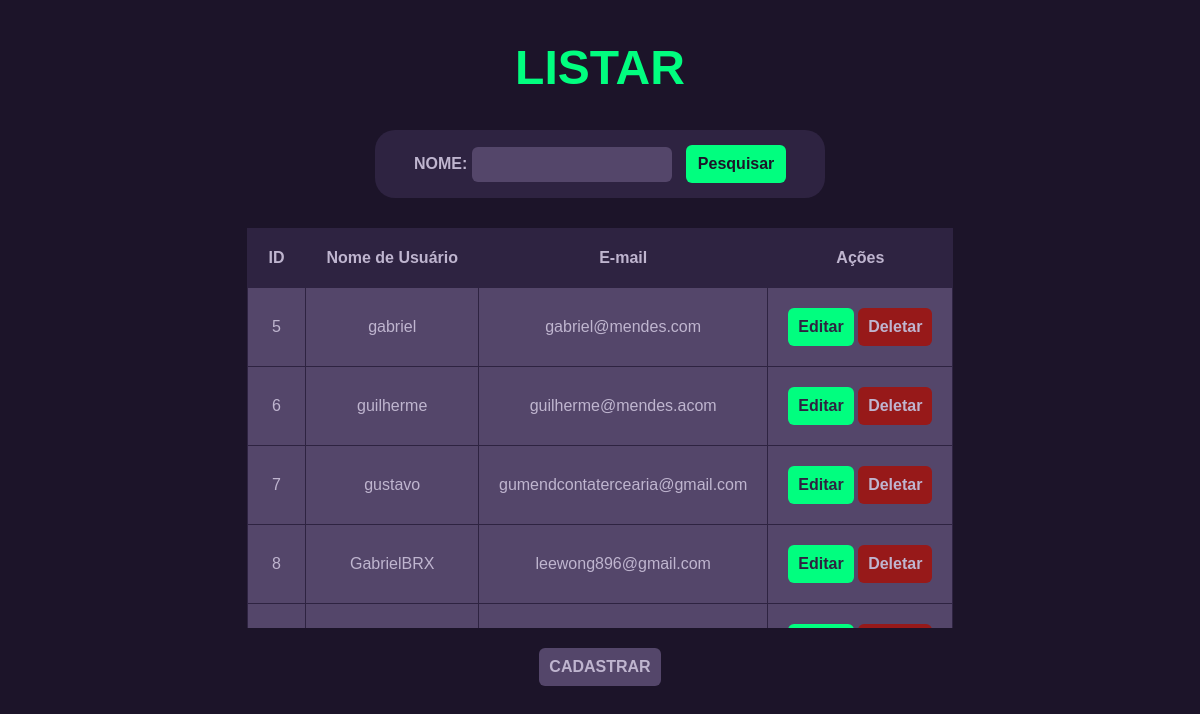
The app's page /listar.php with its own data.
### tables this page shows
CREATE TABLE `usuarios` (
  `id` int(11) NOT NULL AUTO_INCREMENT,
  `nome_usuario` varchar(10) NOT NULL,
  `email` varchar(50) NOT NULL,
  `senha` varchar(50) NOT NULL,
  PRIMARY KEY (`id`)
);

### listar.php (the view, shortened to what this page needs)
<?php
    require_once("conexao.php");
?>
<!DOCTYPE html>
<html lang="pt-br">
<head>
    <link rel="stylesheet" href="style.css">
    <link rel="stylesheet" href="listar.css">
</head>
<body>
    <main id="container">
        <h1 id="titulo">LISTAR</h1>
        <form action="listar.php" method="post" autocomplete="on">
            <div class="dados">
                <label for="nome">NOME: </label>
                <input type="search" name="nome" id="nome">
                <input name="pesquisar" type="submit" value="Pesquisar">
            </div>
        </form>
        <div id="tabela">
            <?php
                $pesquisar = $_POST["pesquisar"] ?? "";
                if($pesquisar){
                    $nome = $_POST["nome"] ?? "";
                    $select_sql = "SELECT * FROM usuarios WHERE nome_usuario LIKE '%$nome%'";
                    $resultado = mysqli_query($conn, $select_sql);
                }else{
                    $select_query = "SELECT * FROM usuarios";
                    $resultado = mysqli_query($conn, $select_query);
                }
                echo "<table>";
                echo "<tr>";
                echo "<th scope='col'>ID</th>";
                echo "<th scope='col'>Nome de Usuário</th>";
                echo "<th scope='col'>E-mail</th>";
                echo "<th scope='col'>Ações</th>";
                echo "</tr>";
                while($linha = mysqli_fetch_assoc($resultado)){
                    echo "<tr>";
                    echo "<td>".$linha["id"]."</td>";
                    echo "<td>".$linha["nome_usuario"]."</td>";
                    echo "<td>".$linha["email"]."</td>";
                    echo "<td><a class='editar' href='form_editar.php?id=".$linha["id"]."'>Editar</a> ";
                    echo "<a class='deletar' href='deletar.php?id=".$linha["id"]."'>Deletar</a></td>";
                    echo "</tr>";
                }
                echo "</table>";
            ?>
        </div>
        <a href='index.php' target='_self' rel='prev'>CADASTRAR</a>
    </main>
</body>
</html>

### style.css (style rules this page uses)
@media all { * { margin: 0; padding: 0; } }
@media all { :root { --roxo-escuro: #1c1429; --roxo-claro: #2e2341; --roxo-mais-claro: #54466a; --verde-agua: #3de8c4; --verde-claro: #01fe7f; } }
@media all { html,body { width: 100vw; height: 100vh; box-sizing: border-box; font-family: Arial, Helvetica, sans-serif; overflow-x: hidden; } }
@media all { body { background-color: var(--roxo-escuro); position: absolute; } }
@media all { #titulo { text-align: center; padding: 20px; font-size: 3em; margin: 0px 0px 15px 0px; color: var(--verde-claro); } }
@media all { #container { width: 450px; margin: 20px 0px; position: relative; left: 50%; transform: translateX(-50%); display: flex; justify-content: center; align-items: center; flex-direction: column; } }
@media all { form { text-align: center; background-color: var(--roxo-claro); padding: 15px; border-radius: 20px; } }
@media all { .dados { margin-bottom: 20px; } }
@media all { .dados > input { padding: 10px; width: 350px; background-color: var(--roxo-mais-claro); color: #bfb5cf; border: none; border-radius: 6px; } }
@media all { .dados > input::placeholder { color: #bfb5cf; } }
@media all { input[type=submit] { padding: 10px; background-color: var(--verde-claro); color: var(--roxo-escuro); border: none; border-radius: 6px; font-weight: bold; font-size: 1em; } }
@media all { a { display: inline-block; margin-top: 20px; margin-bottom: 20px; padding: 10px; border-radius: 6px; background-color: var(--roxo-mais-claro); color: #bfb5cf; text-decoration: none; font-weight: bold; } }

### listar.css (style rules this page uses)
@media all { #container { width: 750px; } }
@media all { form { width: 420px; margin-bottom: 30px; } }
@media all { .dados { margin-bottom: 0px; } }
@media all { label { color: #bfb5cf; font-weight: bold; } }
@media all { input#nome { width: 200px; margin-right: 10px; } }
@media all { input[type=submit] { width: 100px; } }
@media all { div#tabela { max-height: 400px; overflow-y: auto; } }
@media all { table { border-collapse: collapse; text-align: center; vertical-align: middle; background-color: var(--roxo-mais-claro); color: #bfb5cf; width: 100%; } }
@media all { th { background-color: var(--roxo-claro); border-color: var(--roxo-mais-claro); } }
@media all { td,th { border: 1px solid var(--roxo-claro); padding: 20px; } }
@media all { .editar { margin-top: 0px; margin-bottom: 0px; background-color: var(--verde-claro); color: var(--roxo-claro); } }
@media all { .deletar { margin-top: 0px; margin-bottom: 0px; background-color: #971919; color: #bfb5cf; } }

### records on screen
usuarios: id "5", nome_usuario "gabriel", email "gabriel@mendes.com"
usuarios: id "6", nome_usuario "guilherme", email "guilherme@mendes.acom"
usuarios: id "7", nome_usuario "gustavo", email "gumendcontatercearia@gmail.com"
usuarios: id "8", nome_usuario "GabrielBRX", email "leewong896@gmail.com"
